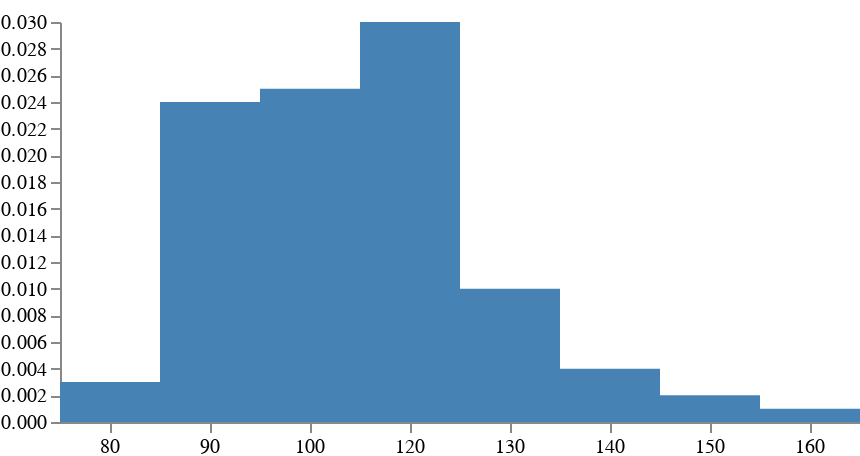

Vega-Lite specification stored for this chart:
### Vega specification from a JSON file in a GitHub repository (floating-point values rounded to 4 significant figures)
{"$schema": "https://vega.github.io/schema/vega/v5.json", "width": 400, "height": 200, "padding": 0, "data": [{"name": "table", "values": [{"PTS": "80", "denisty": 0.003}, {"PTS": "90", "denisty": 0.024}, {"PTS": "100", "denisty": 0.025}, {"PTS": "120", "denisty": 0.03}, {"PTS": "130", "denisty": 0.01}, {"PTS": "140", "denisty": 0.004}, {"PTS": "150", "denisty": 0.002}, {"PTS": "160", "denisty": 0.001}]}], "signals": [{"name": "tooltip", "value": {}, "on": [{"events": "rect:mouseover", "update": "datum"}, {"events": "rect:mouseout", "update": "{}"}]}], "scales": [{"name": "xscale", "type": "band", "domain": {"data": "table", "field": "PTS"}, "range": "width", "padding": 0, "round": true}, {"name": "yscale", "domain": {"data": "table", "field": "denisty"}, "nice": true, "range": "height"}], "axes": [{"orient": "bottom", "scale": "xscale"}, {"orient": "left", "scale": "yscale"}], "marks": [{"type": "rect", "from": {"data": "table"}, "encode": {"enter": {"x": {"scale": "xscale", "field": "PTS"}, "width": {"scale": "xscale", "band": 1}, "y": {"scale": "yscale", "field": "denisty"}, "y2": {"scale": "yscale", "value": 0}}, "update": {"fill": {"value": "steelblue"}}, "hover": {"fill": {"value": "red"}}}}, {"type": "text", "encode": {"enter": {"align": {"value": "center"}, "baseline": {"value": "bottom"}, "fill": {"value": "#333"}}, "update": {"x": {"scale": "xscale", "signal": "tooltip.PTS", "band": 0.5}, "y": {"scale": "yscale", "signal": "tooltip.denisty", "offset": -2}, "text": {"signal": "tooltip.denisty"}, "fillOpacity": [{"test": "isNaN(tooltip.denisty)", "value": 0}, {"value": 1}]}}}], "config": {}}
